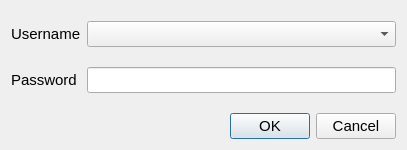
<?xml version="1.0" encoding="UTF-8"?>
<ui version="4.0">
 <class>AddUserDialog</class>
 <widget class="QDialog" name="AddUserDialog">
  <property name="geometry">
   <rect>
    <x>0</x>
    <y>0</y>
    <width>407</width>
    <height>150</height>
   </rect>
  </property>
  <property name="sizePolicy">
   <sizepolicy hsizetype="Fixed" vsizetype="Fixed">
    <horstretch>0</horstretch>
    <verstretch>0</verstretch>
   </sizepolicy>
  </property>
  <property name="windowTitle">
   <string>Dialog</string>
  </property>
  <property name="windowIcon">
   <iconset resource="resource.qrc">
    <normaloff>:/resources/images/icons/meshroom.ico</normaloff>:/resources/images/icons/meshroom.ico</iconset>
  </property>
  <layout class="QVBoxLayout" name="verticalLayout">
   <item>
    <layout class="QGridLayout" name="gridLayout">
     <property name="topMargin">
      <number>10</number>
     </property>
     <property name="verticalSpacing">
      <number>20</number>
     </property>
     <item row="1" column="1">
      <widget class="QLineEdit" name="lineEdit_password">
       <property name="font">
        <font>
         <pointsize>11</pointsize>
        </font>
       </property>
      </widget>
     </item>
     <item row="1" column="0">
      <widget class="QLabel" name="label_2">
       <property name="font">
        <font>
         <pointsize>11</pointsize>
        </font>
       </property>
       <property name="text">
        <string>Password</string>
       </property>
      </widget>
     </item>
     <item row="0" column="0">
      <widget class="QLabel" name="label">
       <property name="font">
        <font>
         <pointsize>11</pointsize>
        </font>
       </property>
       <property name="text">
        <string>Username</string>
       </property>
      </widget>
     </item>
     <item row="0" column="1">
      <widget class="QComboBox" name="comboBox">
       <property name="font">
        <font>
         <pointsize>11</pointsize>
        </font>
       </property>
      </widget>
     </item>
    </layout>
   </item>
   <item alignment="Qt::AlignBottom">
    <widget class="QDialogButtonBox" name="buttonBox">
     <property name="font">
      <font>
       <pointsize>11</pointsize>
      </font>
     </property>
     <property name="orientation">
      <enum>Qt::Horizontal</enum>
     </property>
     <property name="standardButtons">
      <set>QDialogButtonBox::Cancel|QDialogButtonBox::Ok</set>
     </property>
    </widget>
   </item>
  </layout>
 </widget>
 <resources>
  <include location="resource.qrc"/>
 </resources>
 <connections>
  <connection>
   <sender>buttonBox</sender>
   <signal>accepted()</signal>
   <receiver>AddUserDialog</receiver>
   <slot>accept()</slot>
   <hints>
    <hint type="sourcelabel">
     <x>248</x>
     <y>254</y>
    </hint>
    <hint type="destinationlabel">
     <x>157</x>
     <y>274</y>
    </hint>
   </hints>
  </connection>
  <connection>
   <sender>buttonBox</sender>
   <signal>rejected()</signal>
   <receiver>AddUserDialog</receiver>
   <slot>reject()</slot>
   <hints>
    <hint type="sourcelabel">
     <x>316</x>
     <y>260</y>
    </hint>
    <hint type="destinationlabel">
     <x>286</x>
     <y>274</y>
    </hint>
   </hints>
  </connection>
 </connections>
</ui>
